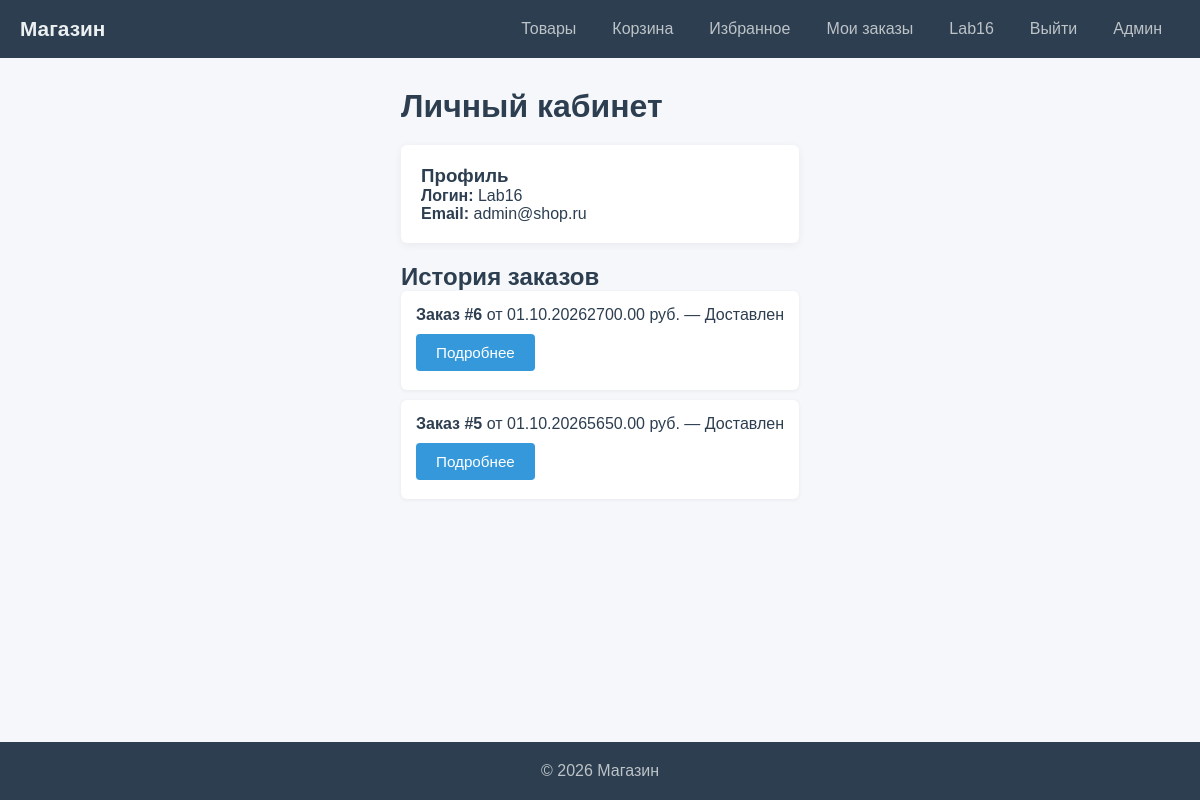
The app's page /profile/ (signed in) with its own data.
### main/models.py (models this page shows, shortened)
class Order(models.Model):
    STATUS_CHOICES = [
        ('pending', 'Ожидает обработки'),
        ('processing', 'В обработке'),
        ('shipped', 'Отправлен'),
        ('delivered', 'Доставлен'),
        ('cancelled', 'Отменён'),
    ]
    DELIVERY_CHOICES = [
        ('courier', 'Курьером'),
        ('pickup', 'Самовывоз'),
        ('post', 'Почтой России'),
    ]
    PAYMENT_CHOICES = [
        ('on_receipt', 'При очном получении'),
        ('sbp', 'Переводом по СБП'),
    ]
    STATUS_COLORS = {
        'pending': '#f39c12',
        'processing': '#3498db',
        'shipped': '#9b59b6',
        'delivered': '#27ae60',
        'cancelled': '#e74c3c',
    }
    user = models.ForeignKey(User, on_delete=models.CASCADE, verbose_name='Пользователь')
    created_at = models.DateTimeField('Дата создания', auto_now_add=True)
    updated_at = models.DateTimeField('Дата обновления', auto_now=True)
    status = models.CharField('Статус', max_length=20, choices=STATUS_CHOICES, default='pending')
    total = models.DecimalField('Итого', max_digits=10, decimal_places=2)
    address = models.TextField('Адрес доставки')
    phone = models.CharField('Телефон', max_length=20)
    delivery_method = models.CharField('Способ доставки', max_length=20, choices=DELIVERY_CHOICES, default='courier')
    delivery_date = models.DateField('Желаемая дата доставки', null=True, blank=True)
    payment_method = models.CharField('Способ оплаты', max_length=20, choices=PAYMENT_CHOICES, default='on_receipt')
    coupon = models.ForeignKey(Coupon, on_delete=models.SET_NULL, null=True, blank=True, verbose_name='Промокод')
    discount = models.DecimalField('Скидка', max_digits=10, decimal_places=2, default=0)
    def get_status_display(self):
        return dict(self.STATUS_CHOICES).get(self.status, self.status)
    class Meta:
        verbose_name = 'Заказ'
        verbose_name_plural = 'Заказы'
        ordering = ['-created_at']

### main/views.py (the view)
# urls.py: path('profile/', views.profile, name='profile'),
@login_required
def profile(request):
    orders = Order.objects.filter(user=request.user).order_by('-created_at')
    return render(request, 'main/profile.html', {'orders': orders})

### main/templates/main/profile.html (shortened to what this page needs)
{% extends 'main/base.html' %}
{% block content %}
<h1>Личный кабинет</h1>
<div style="background:#fff;padding:20px;border-radius:6px;margin:20px 0;box-shadow:0 2px 8px rgba(0,0,0,.06);">
    <h3>Профиль</h3>
    <p><strong>Логин:</strong> {{ user.username }}</p>
    <p><strong>Email:</strong> {{ user.email }}</p>
</div>
<h2>История заказов</h2>
{% if orders %}
    {% for order in orders %}
    <div style="background:#fff;padding:15px;border-radius:6px;margin-bottom:10px;box-shadow:0 1px 4px rgba(0,0,0,.06);">
        <div style="display:flex;justify-content:space-between;flex-wrap:wrap;">
            <div>
                <strong>Заказ #{{ order.id }}</strong> от {{ order.created_at|date:"d.m.Y" }}
            </div>
            <div>
                <span>{{ order.total }} руб.</span> —
                <span>{{ order.get_status_display }}</span>
            </div>
        </div>
        <a href="{% url 'order_detail' order.id %}" class="btn" style="margin-top:10px;">Подробнее</a>
    </div>
    {% endfor %}
{% else %}
    <div class="empty-state">
        <p>У вас нет заказов</p>
        <a href="{% url 'index' %}" class="btn">К товарам</a>
    </div>
{% endif %}
{% endblock %}

### main/templates/main/base.html (shortened to what this page needs)
<!DOCTYPE html>
<html lang="ru">
<head>
</head>
<body>
    <header>
        <nav>
            <div class="nav-brand"><a href="{% url 'index' %}">Магазин</a></div>
            <div class="nav-links">
                <a href="{% url 'index' %}">Товары</a>
                <a href="{% url 'cart' %}">
                    Корзина
                </a>
                {% if user.is_authenticated %}
                    <a href="{% url 'wishlist' %}">Избранное</a>
                    <a href="{% url 'my_orders' %}">Мои заказы</a>
                    <a href="{% url 'profile' %}">{{ user.username }}</a>
                    <a href="{% url 'logout' %}">Выйти</a>
                    <a href="{% url 'admin:index' %}">Админ</a>
                {% else %}
                    <a href="{% url 'register' %}">Регистрация</a>
                    <a href="{% url 'login' %}">Войти</a>
                {% endif %}
            </div>
        </nav>
    </header>
    <div class="container">
        {% block content %}{% endblock %}
    </div>
    <footer><p>&copy; 2026 Магазин</p></footer>
</body>
</html>

### main/templates/main/base.html (style rules this page uses)
* { margin: 0; padding: 0; box-sizing: border-box; }
body { font-family: Arial, sans-serif; background: #f5f7fa; color: #2c3e50; min-height: 100vh; display: flex; flex-direction: column; }
header { background: #2c3e50; color: #ecf0f1; padding: 15px 0; }
nav { max-width: 1200px; margin: 0 auto; padding: 0 20px; display: flex; justify-content: space-between; align-items: center; flex-wrap: wrap; }
.nav-brand a { color: #ecf0f1; text-decoration: none; font-size: 1.3rem; font-weight: bold; }
.nav-links { display: flex; flex-wrap: wrap; align-items: center; }
.nav-links a { color: #bdc3c7; text-decoration: none; margin: 0 10px; padding: 5px 8px; transition: color .3s; }
.container { max-width: 1200px; margin: 30px auto; padding: 0 20px; flex: 1; }
.btn { display: inline-block; padding: 10px 20px; background: #3498db; color: #fff; border: none; border-radius: 4px; cursor: pointer; text-decoration: none; text-align: center; font-size: .95rem; transition: all .25s ease; position: relative; overflow: hidden; }
footer { background: #2c3e50; color: #bdc3c7; text-align: center; padding: 20px; margin-top: 40px; }

### records on screen
Order: id "6", created_at "01.10.2026", total "2700.00", status "Доставлен"
Order: id "5", created_at "01.10.2026", total "5650.00", status "Доставлен"

### other values on screen
{{ user.username }} "Lab16"
{{ user.email }} "admin@shop.ru"
